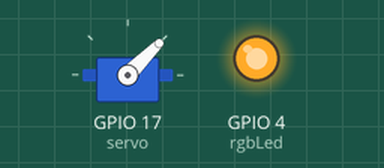
A program run on a simulated Raspberry Pi (BCM pin numbers). Parts: servo, output pins drawn as LEDs (lit = HIGH). Servo angles are drawn from the pulse width (0.5 ms = 0°, 2.5 ms = 180°). At 20.0 s the program stops and its outputs stay as they are.

Above: at 0.1 s.
At 9.1 s:
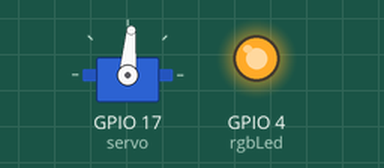
At 18.1 s:
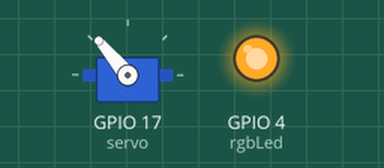
At 20.1 s:
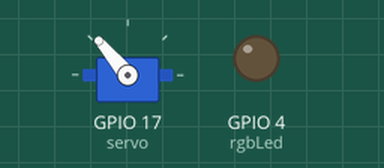
Timing chart, 0 to 21.5 s (numbered marks = the images above):
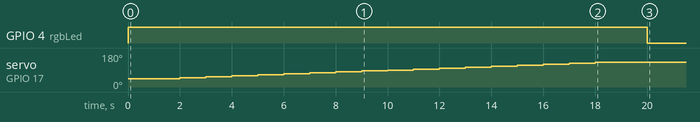

The program:

test.py
```python
from gpiozero import AngularServo,LED
from time import sleep

servo = AngularServo(17, min_angle=0, max_angle=180)
rgbLed = LED(4)

rgbLed.on()
sleep(1)
for a in range(0,180,10):
    servo.angle = a
    sleep(1)
sleep(1)
rgbLed.off()
```

Measured:
- by itself, GPIO 4 (rgbLed): LOW → HIGH at 0.00 s, → LOW 20.0 s later
- by itself, servo on GPIO 17 (servo): moves from 45° to 130° over 16.0 s
